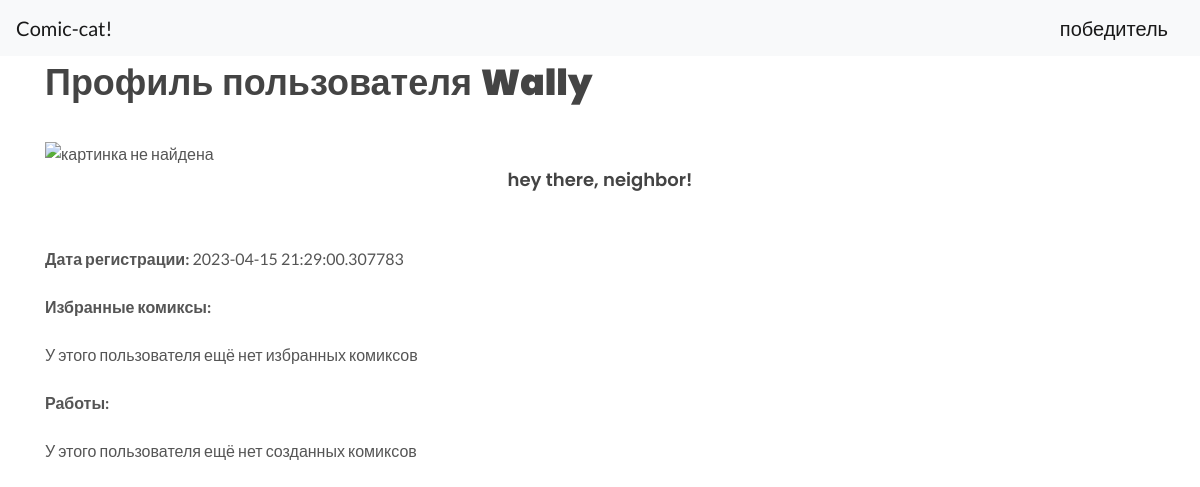
The app's page /users/2 (signed in) with its own data.
### data/users.py (models this page shows, shortened)
class User(SqlAlchemyBase, UserMixin, SerializerMixin):
    __tablename__ = 'users'
    id = sqlalchemy.Column(sqlalchemy.Integer,
                           primary_key=True, autoincrement=True)
    name = sqlalchemy.Column(sqlalchemy.String, nullable=True)
    about = sqlalchemy.Column(sqlalchemy.String, nullable=True)
    email = sqlalchemy.Column(sqlalchemy.String,
                              index=True, unique=True, nullable=True)
    hashed_password = sqlalchemy.Column(sqlalchemy.String, nullable=True)
    created_date = sqlalchemy.Column(sqlalchemy.DateTime,
                                     default=datetime.datetime.now)
    favorites = categories = orm.relationship("Comics",
                                              secondary="assoc_favs",
                                              backref="users")
    comics = orm.relationship("Comics", back_populates='user')
    discussions = orm.relationship("Discussions", back_populates='user')
    posts = orm.relationship("Posts", back_populates='user')
    reviews = orm.relationship("Reviews", back_populates='user')

### main.py (the view)
@app.route('/users/<int:id>')
def user(id):
    db_sess = db_session.create_session()
    user = db_sess.query(User).filter(User.id == id)[0]
    return render_template("user.html", user=user)

### data/db_session.py (called while the page is built)
def create_session() -> Session:
    global __factory
    return __factory()

### main.py (called while the page is built)
@login_manager.user_loader
def load_user(user_id):
    db_sess = db_session.create_session()
    return db_sess.query(User).get(user_id)

### templates/user.html
{% extends "base.html" %}
{% block content %}
<h1>Профиль пользователя <strong>{{user.name}}</strong></h1>
<img src="{url_pic}" alt="картинка не найдена">
<h4 style="text-align: center;">{{user.about}}</h4>
<div>
  <br><strong>Дата регистрации:</strong> {{user.created_date}}
  <br><br><strong>Избранные комиксы:</strong>
  <div>
    {% if user.favorites %}
        комиксы каруселька
    {% else %}
      <br>У этого пользователя ещё нет избранных комиксов
    {% endif %}
  </div>
  <br><strong>Работы:</strong>
  <div>
    {% if user.favorites %}
        комиксы каруселька
    {% else %}
      <br>У этого пользователя ещё нет созданных комиксов
    {% endif %}
  </div>
</div>
{% endblock %}

### templates/base.html (shortened to what this page needs)
<!doctype html>
<html lang="en">
<head>
	<link rel="stylesheet" href="{{ url_for('static', filename='css/bootstrap.css') }}" type="text/css" />
	<link rel="stylesheet" href="{{ url_for('static', filename='css/style.css') }}" type="text/css" />
	<link rel="stylesheet" href="{{ url_for('static', filename='css/dark.css') }}" type="text/css" />
	<link rel="stylesheet" href="{{ url_for('static', filename='css/font-icons.css') }}" type="text/css" />
	<link rel="stylesheet" href="{{ url_for('static', filename='css/animate.css') }}" type="text/css" />
	<link rel="stylesheet" href="{{ url_for('static', filename='css/magnific-popup.css') }}" type="text/css" />
	<link rel="stylesheet" href="{{ url_for('static', filename='css/custom.css') }}" type="text/css" />
</head>
<body>
<header>
    <nav class="navbar navbar-light bg-light">
        <a class="navbar-brand" href="/">Comic-cat!</a>
        {% if current_user.is_authenticated %}
            <a class="navbar-brand" href="/logout">{{ current_user.name }}</a>
        {% else %}
            <p>
                <a class="btn btn-primary " href="/register">Зарегистрироваться</a>
                <a class="btn btn-success" href="/login">Войти</a>
            </p>
        {% endif %}
    </nav>
</header>
<main role="main" class="container">
    {% block content %}{% endblock %}
</main>
</body>
</html>

### records on screen
User: name "победитель"
User: name "Wally", about "hey there, neighbor!", created_date "2023-04-15 21:29:00.307783"
